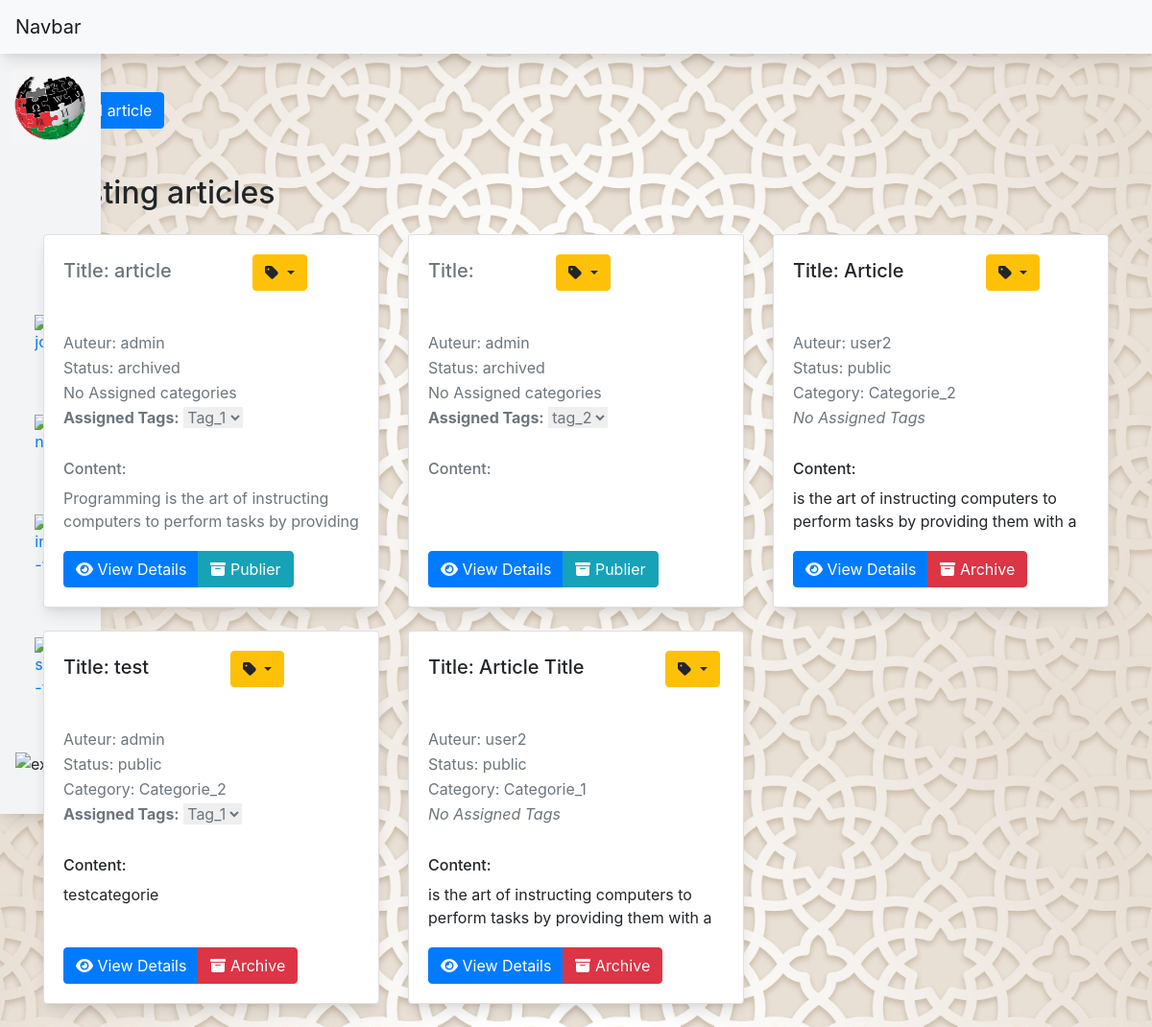
The app's page /Articles.php (signed in) with its own data.
### tables this page shows
CREATE TABLE `articles` (
  `id` int(10) NOT NULL,
  `title` varchar(111) NOT NULL,
  `content` text NOT NULL,
  `status` enum('public','archived') NOT NULL DEFAULT 'public',
  `category_id` int(111) DEFAULT NULL,
  `createdAt` varchar(111) NOT NULL DEFAULT current_timestamp(),
  `edited_at` timestamp NULL DEFAULT NULL ON UPDATE current_timestamp(),
  `user_id` int(11) DEFAULT NULL
);

CREATE TABLE `users` (
  `id` int(11) NOT NULL,
  `username` varchar(100) NOT NULL,
  `email` varchar(111) NOT NULL,
  `pwd` varchar(111) NOT NULL,
  `role` varchar(111) NOT NULL DEFAULT 'auteur'
);

CREATE TABLE `categories` (
  `id` int(111) NOT NULL,
  `name` varchar(111) NOT NULL,
  `created_at` timestamp NOT NULL DEFAULT current_timestamp(),
  `edited_at` timestamp NULL DEFAULT NULL
);

### model/dashboard_model.php (called while the page is built, shortened)
<?php
function get_articles_and_count(object $pdo)
{
    $tableName = 'articles';
    $query = "SELECT * FROM $tableName";
    $stmt = $pdo->query($query);
    $artcls = $stmt->fetchAll(PDO::FETCH_ASSOC);
    $query = "SELECT COUNT(*) as rowCount FROM $tableName";
    $stmt = $pdo->query($query);
    $result = $stmt->fetch(PDO::FETCH_ASSOC);
    $rowCount = $result['rowCount'];
    return ['artcls' => $artcls, 'count' => $rowCount];
}
function get_user_by_id(object $pdo, string $id)
{
    $tableName = 'users';
    $query = "SELECT username FROM $tableName WHERE id = :id";
    $stmt = $pdo->prepare($query);
    $stmt->bindParam(":id", $id);
    $stmt->execute();
    $article = $stmt->fetch(PDO::FETCH_ASSOC);
    return $article['username'];
}
function get_ctgr_name(object $pdo, string $id)
{
    $tableName = 'categories';
    $query = "SELECT name FROM $tableName WHERE id = :id";
    $stmt = $pdo->prepare($query);
    $stmt->bindParam(":id", $id);
    $stmt->execute();
    $ctgname = $stmt->fetch(PDO::FETCH_ASSOC);
    return $ctgname['name'];
}
function get_article_tag(object $pdo, string $id)
{
    $tableName = 'article_tags';
    $query = "SELECT tag_id FROM $tableName WHERE article_id = :id";
    $stmt = $pdo->prepare($query);
    $stmt->bindParam(":id", $id);
    $stmt->execute();
    $tagIds = $stmt->fetchAll(PDO::FETCH_COLUMN);
    return $tagIds;
}
function get_tag_name_by_id(object $pdo, string $id)
{
    $tableName = 'tags';
    $query = "SELECT name FROM $tableName WHERE id = :id";
    $stmt = $pdo->prepare($query);
    $stmt->bindParam(":id", $id);
    $stmt->execute();
    $tagname = $stmt->fetch(PDO::FETCH_ASSOC);
    if(empty($tagname)) {
        return false;
    }else{
    return $tagname['name'];
}
}

### Articles.php (the view, shortened to what this page needs)
<?php
require_once 'model/dashboard_model.php';
require_once 'includes/dbh.inc.php';
?>
<?php
require_once('includes/header.php');
?>
<!DOCTYPE html>
<html lang="en">
<head>
    <link href="https://cdn.jsdelivr.net/npm/tailwindcss@2.2.19/dist/tailwind.min.css" rel="stylesheet">
    <link rel="stylesheet" href="https://cdnjs.cloudflare.com/ajax/libs/font-awesome/5.15.3/css/all.min.css">
    <link rel="stylesheet" href="https://maxcdn.bootstrapcdn.com/bootstrap/4.0.0/css/bootstrap.min.css">
    <script src="https://cdn.tailwindcss.com"></script>
    <link rel="stylesheet" href="https://cdn.jsdelivr.net/npm/sweetalert2@11/dist/sweetalert2.min.css">
    <link href="https://cdn.jsdelivr.net/npm/tailwindcss@2.2.19/dist/tailwind.min.css" rel="stylesheet">
    <link rel="stylesheet" href="https://cdnjs.cloudflare.com/ajax/libs/font-awesome/5.15.3/css/all.min.css">
</head>
<body class="bg-gray-100">
    <?php
    include_once 'includes/navbar.php';
    ?>
    <?php
    include_once 'includes/sidebar.php';
    ?>
    <?php if ($_SESSION["role"] === 'admin') {
    ?>
        <div class="container mt-5">
            <br>
            <br>
            <button type="button" class="btn btn-primary" data-toggle="modal" data-target="#addarticleModal"><i class="fas fa-plus"></i> Add article</button>
            <br>
            <?php
            $ArticlesData = get_articles_and_count($pdo);
            $Articles = $ArticlesData['artcls'];
            if (count($Articles) === 0) {
                echo "<div class='container mt-5'>";
                echo "<h2>No articles available</h2>";
                echo "<p>There are currently no articles to display.</p>";
                echo "</div>";
            } else {
            ?>
                <br><br>
                <h2 class="mb-4">Existing articles</h2>
                <div class="row">
                    <?php
                    foreach ($Articles as $Article) {
                    ?>
                        <div class="col-lg-4 mb-4">
                            <div class=" card shadow-lg ">
                                <div class="<?= ($Article['status'] === 'archived') ? 'text-muted ' : ''; ?>card-body">
                                    <h5 class="card-title inline"><?= 'Title: ' . $Article['title']; ?></h5>
                                    <div class="dropdown mt-3 inline">
                                        <button class="btn btn-warning dropdown-toggle" style="margin-left: 80px;" type="button" id="categoryDropdown" data-toggle="dropdown" aria-haspopup="true" aria-expanded="false">
                                            <i class="fas fa-tag"></i>
                                        </button>
                                    </div>
                                    <?php
                                    $auteurid = $Article['user_id'];
                                    $auteur = get_user_by_id($pdo, $auteurid);  ?>
                                    <p class="card-subtitle mb-2 text-muted"><?= 'Auteur: ' . $auteur; ?></p>
                                    <p class="card-subtitle mb-2 text-muted"><?= 'Status: ' . $Article['status']; ?></p>
                                    <p class="card-subtitle mb-2 text-muted"><?php
                                                                                $id = $Article['category_id'];
                                                                                if ($id != false) {
                                                                                    $ctgrname = get_ctgr_name($pdo, $id);
                                                                                    echo 'Category: ' . $ctgrname;
                                                                                } else {
                                                                                    echo 'No Assigned categories';
                                                                                }
                                                                                ?></p>
                                    <p class="card-subtitle mb-2 text-muted"><?php
                                                                                $id = $Article['id'];
                                                                                $tagIds = get_article_tag($pdo, $id);
                                                                                $tags = [];
                                                                                if (!empty($tagIds)) {
                                                                                    foreach ($tagIds as $tagId) {
                                                                                        $tagName = get_tag_name_by_id($pdo, $tagId);
                                                                                        $tags[$tagId] = $tagName;
                                                                                    }
                                                                                }
                                                                                ?>
                                    <p class="card-subtitle mb-2 text-muted">
                                        <?php if (!empty($tags)) : ?>
                                            <strong>Assigned Tags:</strong>
                                            <select>
                                                <?php foreach ($tags as $tagId => $tagName) : ?>
                                                    <option value="<?= $tagId; ?>"><?= $tagName; ?></option>
                                                <?php endforeach; ?>
                                            </select>
                                        <?php else : ?>
                                            <em>No Assigned Tags</em>
                                        <?php endif; ?>
                                    </p>
                                    </p>
                                    <div class="content-container overflow-hidden" style="height: 95px;">
                                        <p class="card-text"><?= '<h6>Content:</h6>' . $Article['content']; ?></p>
                                    </div>
                                    <div class="btn-group mt-3" role="group">
                                        <a href="Article_details.php?id=<?php echo $Article['id']; ?>&artclctgr=<?php echo urlencode($ctgrname); ?>&auteurid=<?php echo $Article['user_id']; ?>" class="btn btn-primary"><i class="fas fa-eye"></i> View Details</a>
                                        <?php if ($Article['status'] === 'public') { ?>
                                            <a href="#" class="btn btn-danger" onclick="confirmarchive(<?= $Article['id']; ?>, 'archived')">
                                                <i class="fas fa-archive"></i> Archive
                                            </a>
                                        <?php } else { ?>
                                            <a href="#" class="btn btn-info" onclick="confirmarchive(<?= $Article['id']; ?>, 'public')">
                                                <i class="fas fa-archive"></i> Publier
                                            </a> <?php } ?>
                                    </div>
                                </div>
                            </div>
                        </div>
                    <?php
                    }
                    ?>
                </div>
            <?php
            }
            ?>
        </div>
    <?php
    }
    ?>
    <?php include_once 'add_modals.php'; ?>
</body>
</html>

### includes/header.php (shortened to what this page needs)
<!DOCTYPE html>
<html lang="en">
<head>
    <link href="https://cdn.jsdelivr.net/npm/tailwindcss@2.2.19/dist/tailwind.min.css" rel="stylesheet">
    <link rel="stylesheet" href="https://cdnjs.cloudflare.com/ajax/libs/font-awesome/5.15.3/css/all.min.css">
    <link rel="stylesheet" href="https://maxcdn.bootstrapcdn.com/bootstrap/4.0.0/css/bootstrap.min.css">
    <link rel="stylesheet" href="style/style.css">
</head>

### includes/navbar.php (shortened to what this page needs)
<nav class="navbar navbar-expand-lg navbar-light shadow-lg bg-light fixed-top w-full ">
        <a class="navbar-brand" href="#">Navbar</a>
    </nav>

### includes/sidebar.php (shortened to what this page needs)
<div class="h-screen flex flex-wrap shadow-lg w-22 left-0 fixed bg-gray-100 top-12">
    <div class="h-full w-full">
        <div class="w-full flex justify-center items-center  mt-4 mb-32  h-20 p-2">
            <img width="80" height="80" src="imgs/wiki.jpg" alt="b" />
        </div>
        <div class="w-full flex-col mt-22 py-8 justify-between flex  mb-auto h-full">
            <div class="flex flex-col mt-22 items-center  h-full">
                <a href="index.php" class="mb-8">
                </a>
                <a href="articles.php" class="mb-8">
                </a>
                <a href="about.php" class="mb-8">
                </a>
                <?php
                if (isset($_SESSION["role"]) && $_SESSION["role"] === "admin") { ?>
                    <a href="dashboard.php" class="mb-6">
                    </a>
                <?php } ?>
                <?php
                if (isset($_SESSION["user_id"])) { ?>
                    <form class="form-inline my-2 my-lg-0 mb-6" action="includes\logout.inc.php" method="post">
                        <button><img class="hover:bg-gray-200 hover:cursor-pointer w-full p-3" width="35" height="35" src="https://img.icons8.com/ios/35/exit--v1.png" alt="exit--v1" /></button>
                    </form>
                <?php } ?>
            </div>
        </div>
    </div>
</div>

### add_modals.php (shortened to what this page needs)
<!DOCTYPE html>
<html lang="en">
<head>
    <link href="https://cdn.jsdelivr.net/npm/tailwindcss@2.2.19/dist/tailwind.min.css" rel="stylesheet">
    <link rel="stylesheet" href="https://maxcdn.bootstrapcdn.com/bootstrap/4.0.0/css/bootstrap.min.css">
</head>
<body>
</body>
</html>

### Articles.php (style rules this page uses)
body { background-image: url(imgs/Theimage.jpg); background-size: 100%; }

### records on screen
articles: title "article", user.username "admin", status "archived", shows "No Assigned categories", content "Programming is the art of instructing computers to perform tasks by providing…"
articles: user.username "admin", status "archived", shows "No Assigned categories"
articles: title "Article", user.username "user2", status "public", category.name "Categorie_2", shows "No Assigned Tags", content "is the art of instructing computers to perform tasks by providing them with a…"
articles: title "test", user.username "admin", status "public", category.name "Categorie_2", content "testcategorie"
articles: title "Article Title", user.username "user2", status "public", category.name "Categorie_1", shows "No Assigned Tags", content "is the art of instructing computers to perform tasks by providing them with a…"

### other values on screen
form field value "Tag_1"
form field value "tag_2"
